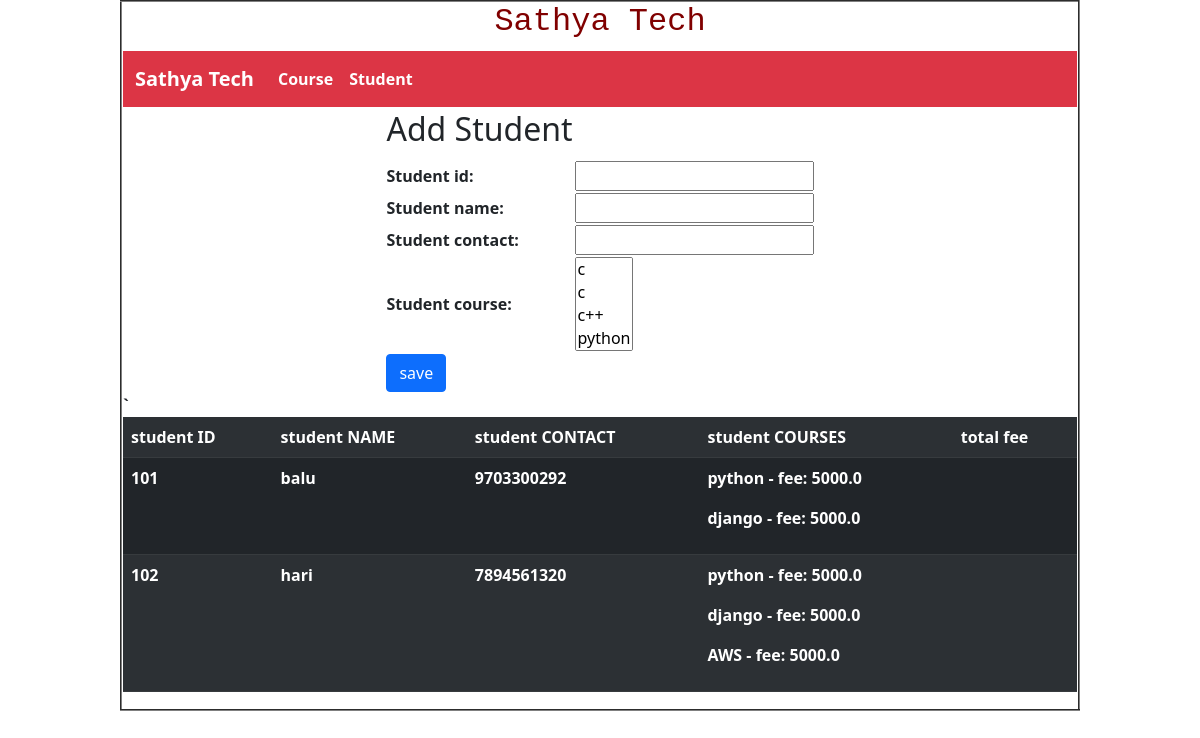
The page /student/ on the database its author committed.
### app20/models.py (models this page shows)
class studentModel(models.Model):
    student_id = models.IntegerField(primary_key=True)
    student_name = models.CharField(max_length=30)
    student_contact = models.IntegerField()
    student_course = models.ManyToManyField(courseModel)

class courseModel(models.Model):
    course_no = models.AutoField(primary_key=True)
    course_name = models.CharField(max_length=30)
    course_fee = models.FloatField()
    def __str__(self):
        return self.course_name

### app20/views.py (the view)
# urls.py: path('student/',views.showStudent,name='student'),
def showStudent(request):
    student = studentForm(request.POST)
    if request.method == "POST":
        student.save()
        return render(request, "student.html", {"s_form": studentForm(), "message": "student was added"})
    else:
        result = courseModel.objects.all()
        if result:
            return render(request,"student.html",{"s_form":studentForm(),"all_students":studentModel.objects.all()})
        else:
            return render(request,"student.html",{"error":"please add the course"})

### app20/forms.py
class studentForm(forms.ModelForm):
    class Meta:
        fields = "__all__"
        model = studentModel

### templates/student.html (shortened to what this page needs)
{% extends 'common.html' %}
{% block content %}
         {% if error %}
             <table align="center">
                 <tr>
                     <th>
                         {{ error }}
                     </th>
                 </tr>
             </table>
         {% else %}
                 <form action="{% url 'student' %}" method="post">
                        <table align="center" >
                            <tr>
                                <th>
                                    <h2>Add Student</h2>
                                </th>
                            </tr>
                            <tr>
                                <th>
                                    {{ s_form }}
                                </th>
                            </tr>
                            <tr>
                                <th>
                                    <button type="submit" class="btn btn-primary">save</button>
                                </th>
                            </tr>
                        </table>
                 </form>
         {% endif %}
    `
            <table align="center" class="table table-dark table-striped">
                <tr>
                  <th>
                      student ID
                  </th>
                    <th> student NAME </th>
                    <th> student CONTACT</th>
                    <th> student COURSES </th>
                    <th> total fee </th>
                </tr>
                {% for student in all_students %}
                    <tr>
                        <th>
                            {{ student.student_id }}
                        </th>
                        <th> {{ student.student_name }}</th>
                        <th> {{ student.student_contact }}</th>
                        <th>
                            {% for course in student.student_course.all %}
                                    <p>{{ course.course_name }} - fee: {{ course.course_fee }}</p>
                            {% endfor %}
                        </th>
                        <th></th>
                    </tr>
                {% endfor %}
                 </table>
{% endblock %}

### rows shown on the page
studentModel: student_id "101", student_name "balu", student_contact "9703300292"
courseModel: course_name "python", course_fee "5000.0"
courseModel: course_name "django", course_fee "5000.0"
studentModel: student_id "102", student_name "hari", student_contact "7894561320"
courseModel: course_name "AWS", course_fee "5000.0"
